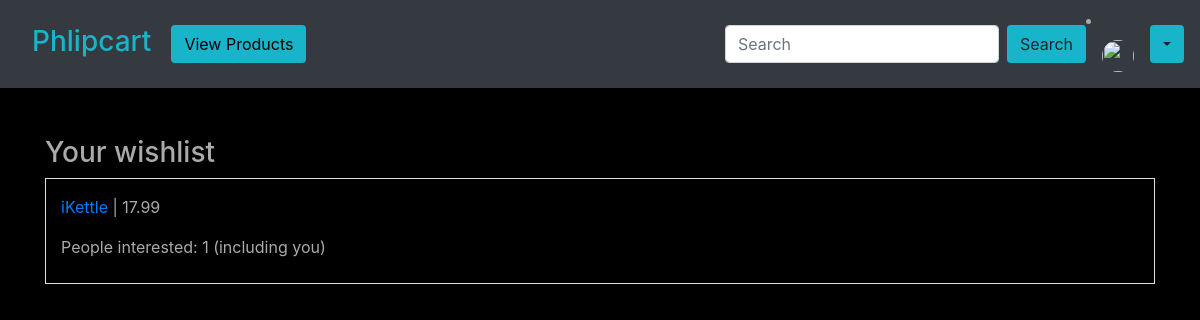
/wishlist (signed in), run on an earlier commit of the app's database.
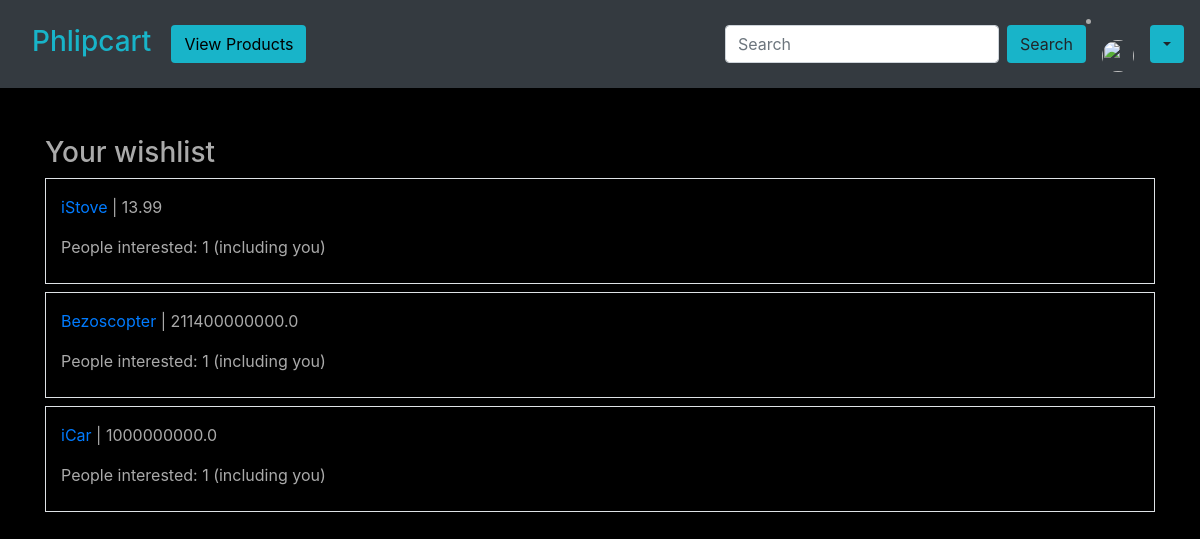
And on a later commit of the database.
### base/models.py (models this page shows, shortened)
class CartProduct(models.Model):
    user = models.ForeignKey(settings.AUTH_USER_MODEL, on_delete=models.CASCADE,
                            blank=True, null=True)
    product = models.ForeignKey(Product, on_delete=models.CASCADE)
    quantity = models.IntegerField(default=1)
    def __str__(self):
        return "{0} units of {1}".format(self.quantity, self.product.title)

class Product(models.Model):
    title = models.CharField(max_length=100, blank=False, default='')
    price = models.FloatField(blank=False)
    available_units = models.IntegerField(blank=False, default='')
    description = models.TextField(max_length=500, blank=False, default='')
    seller = models.TextField(max_length=100, blank=False)
    categories = models.ForeignKey(Category, on_delete=models.CASCADE, default=True, null=False)
    ratings = models.ForeignKey(Rating, on_delete=models.CASCADE, blank=True, null=False)
    image = models.ImageField(upload_to='images/', default='images/default.jpg')
    slug = models.SlugField()
    def get_abs_url(self):
        return reverse("base:product", kwargs={
            'slug': self.slug
        })

### base/views.py (the view)
# urls.py: path('wishlist', views.wishlist_view, name='wishlist'),
@login_required
def wishlist_view(request):
    try:
        wishlist = Wishlist.objects.get(user=request.user)
        print(wishlist.products.all())
        all_wishlists = Wishlist.objects.all()
        interest_keys = []
        interest_vals = []
        wishlist_entries = []
        for wishlist in all_wishlists:
            prods = wishlist.products.all()
            for prod in prods:
                wishlist_entries.append(prod.product.title)
        wish_set = set(wishlist_entries)
        for i in wish_set:
            count = 0
            for j in wishlist_entries:
                if i == j:
                    count += 1
            interest_keys.append(i)
            interest_vals.append(count)
        interest_dict = dict(zip(interest_keys, interest_vals))
        context = {
            'wishlist': wishlist,
            'interest_dict': interest_dict
        }
        request.session['wishlist_count_num'] = wishlist.products.count()
        context['picture'] = request.user.social_auth.get(provider='auth0').extra_data['picture']
        return render(request, "base/wishlist-view.html", context=context)
    except ObjectDoesNotExist:
        request.session['wishlist_count_num'] = 0
        messages.error(request, "You haven't created a wishlist yet.")
        return redirect("base:profile")

### base/templates/base/wishlist-view.html
{% extends "base/base.html" %}
{% block content %}
    <h3>Your wishlist</h3>
    {% for wishlist_inst in wishlist.products.all %}
        <div class="container border border-3 mt-2 pt-2 pb-2">
            <p class="pt-2"> <a href="{{ wishlist_inst.product.get_abs_url }}">{{ wishlist_inst.product.title }}</a> | {{ wishlist_inst.product.price }}</p>
            <p>People interested:
                {% for key, val in interest_dict.items %}
                    {% if wishlist_inst.product.title == key %}
                        {{ val }}
                    {% endif %}
                {% endfor %}
                (including you)
            </p>
        </div>
    {% endfor %}
{% endblock content %}

### base/templates/base/base.html (shortened to what this page needs)
{% load static %}
<!DOCTYPE html>
<html lang="en">
<head>
    <link href="{% static 'base/bootstrap.min.css' %}" rel="stylesheet">
    <link rel="stylesheet" href="{% static 'base/main.css' %}">
    <link rel="stylesheet" href="//code.jquery.com/ui/1.13.0/themes/base/jquery-ui.css">
    <link rel="stylesheet" href="https://cdnjs.cloudflare.com/ajax/libs/font-awesome/4.7.0/css/font-awesome.min.css">
</head>
{% include "base/navbar.html" %}
<body class="bg-black">
    <main role="main" class="container align-items-center">
        <div class="row align-items-center">
          <div class="col-md-12">
            {% block content %}{% endblock %}
          </div>
        </div>
    </main>
</body>
</html>

### base/templates/base/navbar.html (shortened to what this page needs)
<header class="site-header">
  <nav class="navbar navbar-expand-lg navbar-dark bg-dark" id="navbar">
    <a class="navbar-brand ml-3 mt-1" href="{% url 'base:home' %}" style="color: #18b4c9"><h3>Phlipcart</h3></a>
    <div class="collapse navbar-collapse" id="navbarSupportedContent">
      <ul class="navbar-nav mr-auto">
        <li class="nav-item active">
          <a class="btn bg-steel btn-md ml-1" href="{% url 'base:view-products' %}" style="color: black;">View Products <span class="sr-only">(current)</span></a>
        </li>
      </ul>
      <form class="form-inline my-2 my-lg-0" action="search-form">
        <input class="form-control mr-sm-2" type="search" placeholder="Search" aria-label="Search" name="nav_search">
        <button class="btn bg-steel my-2 my-sm-0" type="submit">Search</button>
      </form>
    </div>
    <li class="nav-item dropdown nav-user"> <a class="nav-link nav-user-img" href="{% url 'base:profile' %}" id="navbarDropdownMenuLink2" data-toggle="dropdown" aria-haspopup="true" aria-expanded="false"><img src="{{ picture }}" alt="" class="user-avatar-md rounded-circle" height="32px" width="32px"></a></li>
    <div class="btn-group">
      <button type="button" class="btn dropdown-toggle bg-steel" data-bs-toggle="dropdown"></button>
    </div>
  </nav>
  </header>

### base/static/base/main.css (style rules this page uses)
body { background: #fafafa00; color: #aaaaaa; background-color: #78c2c9; }
.bg-steel { background-color: #18b4c9; }
.bg-black { background-color: rgb(0, 0, 0); }
div ul.navbar-nav.mr-auto li.nav-item.active a { color: rgb(167, 167, 167); }

What changed in the data, as far as the page shows it:
no longer on this page (row unchanged): CartProduct: product "iKettle", product.price "17.99", interest_dict "1"
added CartProduct: product "iStove", product.price "13.99", interest_dict "1"
added CartProduct: product "Bezoscopter", product.price "211400000000.0", interest_dict "1"
added CartProduct: product "iCar", product.price "1000000000.0", interest_dict "1"
